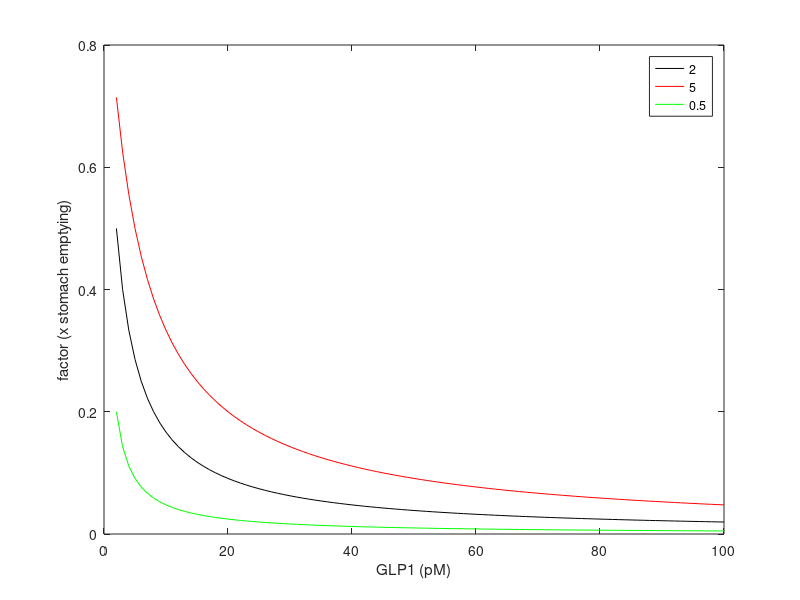

This figure's MATLAB source:

GLP1_act = 2:1:100;
EXEN = 0;

glp1_st  = 2;
val_norm = glp1_st./(((1-EXEN)*GLP1_act + EXEN*2) + glp1_st); 

glp1_st  = 5;
val_high = glp1_st./(((1-EXEN)*GLP1_act + EXEN*2) + glp1_st); 

glp1_st  = 0.5;
val_low = glp1_st./(((1-EXEN)*GLP1_act + EXEN*2) + glp1_st); 

figure()
plot(GLP1_act, val_norm, 'k'); hold on
plot(GLP1_act, val_high, 'r'); hold on
plot(GLP1_act, val_low, 'g'); hold on
legend('2', '5', '0.5')
ylabel('factor (x stomach emptying)')
xlabel('GLP1 (pM)')